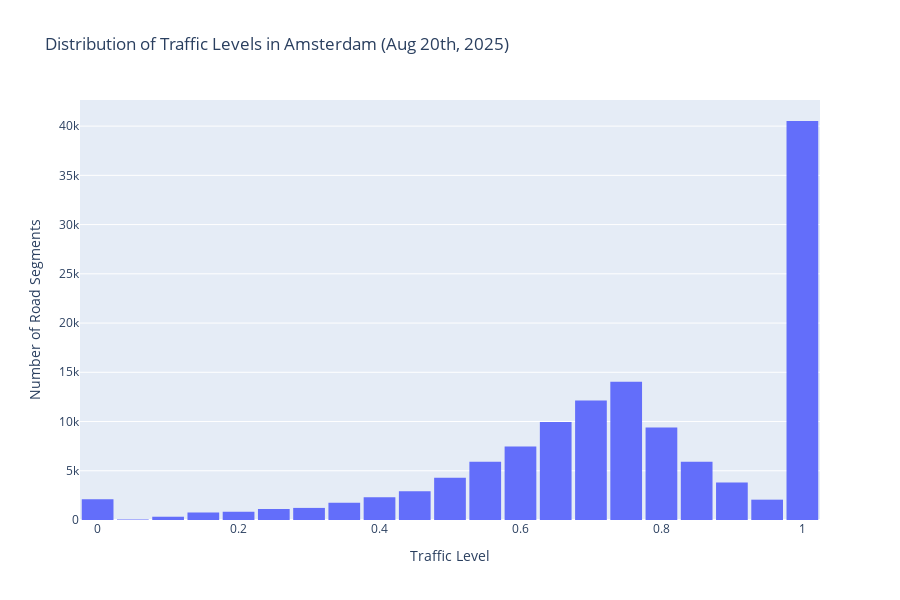

The code cell stored with this chart in its notebook:
### Code cell
import pandas as pd
import plotly.express as px
import pyarrow.parquet as pq
import os
import json
from io import StringIO

# --- Configuration ---
# The path to your uploaded Parquet file, pointing to the "Data" subfolder.
FILE_PATH = os.path.join('Data', '20250820163000_stream.tomtom.analyze-sail.parquet')
# We will take a 10% sample of the data to avoid memory issues.
SAMPLE_FRACTION = 0.1

# --- Helper Function to Decode Data ---
def parse_tomtom_data(value_string):
    """
    Parses the JSON string from the '_value' column, and then
    parses the CSV data contained within it.
    """
    try:
        # The value is not hex, but a string that contains a JSON object.
        # Find the start of the JSON object.
        start_index = value_string.find('{')
        if start_index == -1:
            return None # No JSON object found

        # Parse the JSON string into a Python dictionary
        data = json.loads(value_string[start_index:])
        
        # The actual traffic data is in a CSV formatted string in the 'data' field.
        if 'data' in data and isinstance(data['data'], str):
            csv_string = data['data']
            # Use pandas to read the CSV string directly into a DataFrame
            # StringIO treats the string like a file in memory.
            return pd.read_csv(StringIO(csv_string))
            
    except (json.JSONDecodeError, KeyError):
        # Ignore rows that can't be decoded or don't have the right structure.
        return None
    return None


# --- 1. Load the Data & Process ---
try:
    print(f"Loading a {SAMPLE_FRACTION*100}% sample from {FILE_PATH} to conserve memory...")
    parquet_file = pq.ParquetFile(FILE_PATH)

    list_of_sampled_dfs = []
    for batch in parquet_file.iter_batches():
        chunk_df = batch.to_pandas()
        list_of_sampled_dfs.append(chunk_df.sample(frac=SAMPLE_FRACTION))

    df_raw = pd.concat(list_of_sampled_dfs, ignore_index=True)
    print("Raw data loaded and sampled successfully!")

    # --- 2. Parse the '_value' column ---
    print("Parsing traffic data from the '_value' column...")
    
    # Apply the parsing function. This will return a list of small DataFrames.
    parsed_dfs = df_raw['_value'].apply(parse_tomtom_data)
    
    # Drop any rows where parsing failed
    parsed_dfs.dropna(inplace=True)
    
    # Concatenate the list of DataFrames into one single, clean DataFrame
    df = pd.concat(parsed_dfs.tolist(), ignore_index=True)

    print(f"Successfully parsed {len(df):,} road segment data points.")
    print("\nFirst 5 rows of the parsed data:")
    print(df.head())
    print("\nData columns:")
    print(df.columns)


    # --- 3. Create the Visualization ---
    # Since we have traffic levels for road segments (not lat/lon points),
    # a histogram is the best way to visualize the overall congestion.
    print("\nGenerating traffic level histogram...")
    fig_histogram = px.histogram(
        df,
        x='traffic_level',
        nbins=50, # We can adjust the number of bins for more/less detail
        title='Distribution of Traffic Levels in Amsterdam (Aug 20th, 2025)',
        labels={'traffic_level': 'Traffic Level (0 = No congestion, 1 = Max congestion)'},
        height=600
    )

    fig_histogram.update_layout(
        bargap=0.1,
        xaxis_title="Traffic Level",
        yaxis_title="Number of Road Segments"
    )

    # --- 4. Show the Histogram ---
    # This will open the interactive plot in your web browser.
    fig_histogram.show()

    print("\nVisualization generated. Check your web browser.")
    print("\nNOTE: To create a map, a separate file mapping 'id' to geographical shapes is needed.")


except FileNotFoundError:
    # This block is kept for robust error handling
    print(f"--- ERROR: File Not Found ---")
    print(f"The script could not find the file: '{FILE_PATH}'")
    try:
        current_directory = os.getcwd()
        print(f"\nThe script is currently running in this directory: {current_directory}")
        files_in_directory = os.listdir(current_directory)
        print("\nFiles in directory:", files_in_directory)
    except Exception as e:
        print(f"\nCould not list directory contents: {e}")

except Exception as e:
    print(f"An unexpected error occurred: {e}")

### Figure 1 — Plotly figure (JSON) as saved in the notebook; plotly's stock layout.template omitted (floating-point values rounded to 4 significant figures; data arrays with more than 128 entries replaced by an {"elided": "..."} marker saying what was removed)
{"data": [{"bingroup": "x", "hovertemplate": "Traffic Level (0 = No congestion, 1 = Max congestion)=%{x}<br>count=%{y}<extra></extra>", "legendgroup": "", "marker": {"color": "#636efa", "pattern": {"shape": ""}}, "name": "", "nbinsx": 50, "orientation": "v", "showlegend": false, "type": "histogram", "x": {"elided": "128904 float values"}, "xaxis": "x", "yaxis": "y"}], "layout": {"bargap": 0.1, "barmode": "relative", "height": 600, "legend": {"tracegroupgap": 0}, "title": {"text": "Distribution of Traffic Levels in Amsterdam (Aug 20th, 2025)"}, "xaxis": {"anchor": "y", "domain": [0, 1], "title": {"text": "Traffic Level"}}, "yaxis": {"anchor": "x", "domain": [0, 1], "title": {"text": "Number of Road Segments"}}}}
